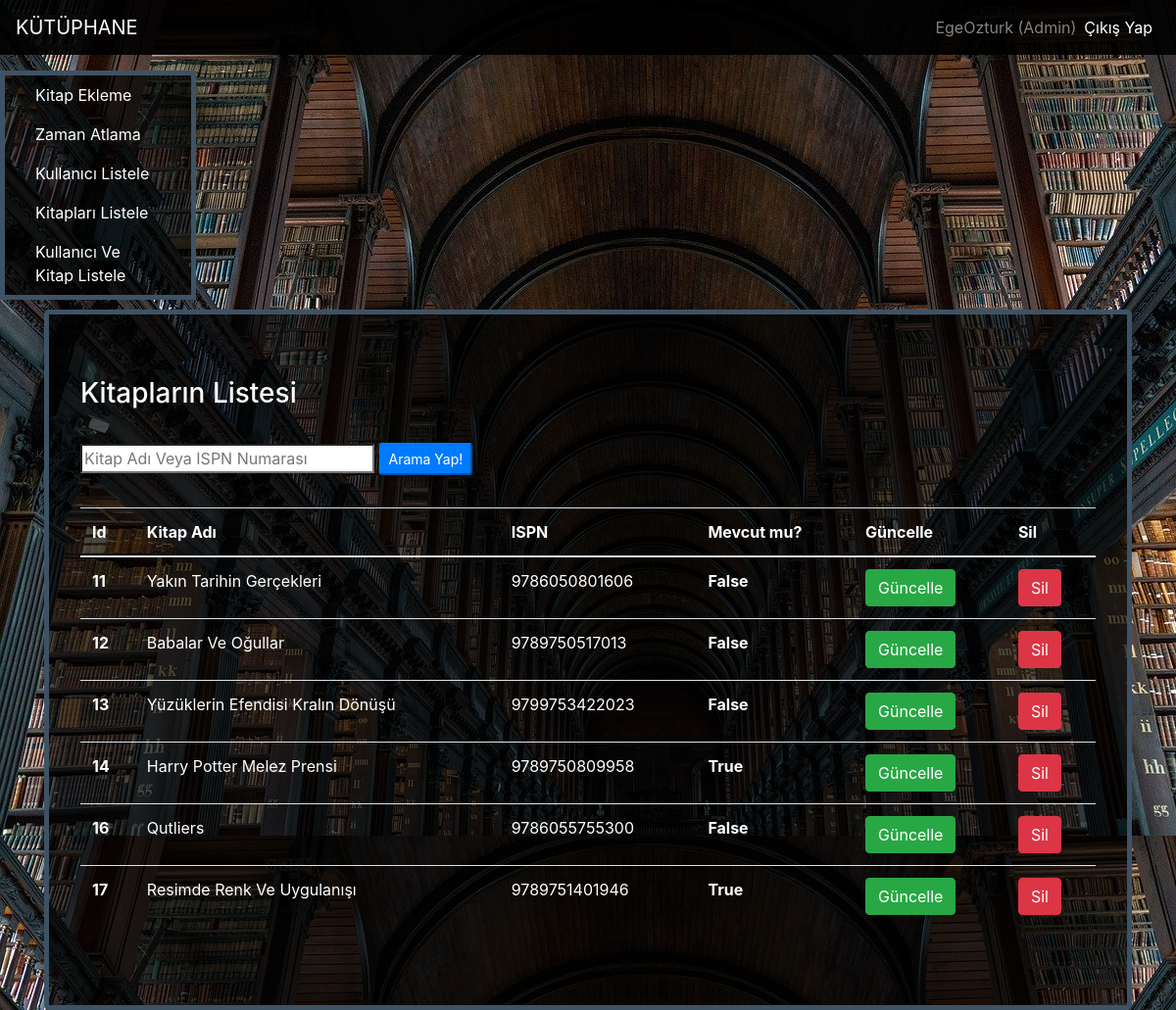
Page /books/listbooks/ (signed in) on the committed database.
### books/models.py (models this page shows, shortened)
class Books(models.Model):
    bookname = models.CharField(max_length=50,verbose_name="Kitap Adı")
    ISPN = models.CharField(max_length=13,verbose_name="ISPN Numarası")
    status = models.BooleanField(verbose_name="Mevcut mu?")
    image = models.FileField(verbose_name="Fotograf")

### books/views.py (the view)
# urls.py: path('listbooks/',views.listbooks,name="listbooks"),
@login_required(login_url="user:login")
def listbooks(request):
    keyword = request.GET.get("keyword")
    if keyword:
        listbook = Books.objects.filter(Q(bookname__contains=keyword)|Q(ISPN__contains=keyword))
        context = {
            "listbook":listbook
        }
        return render(request,"listbooks.html",context)
    listbook =  Books.objects.all()
    return render(request,"listbooks.html", {"listbook":listbook})

### template/listbooks.html (shortened to what this page needs)
{% extends 'layout.html' %}
{%block body%}
{% load crispy_forms_tags %}
 <div class="jumbotron text-left">
      {% if request.user.is_superuser %}
      <h3>Kitapların Listesi</h3>
      <hr>
      {%elif control%}
      <h3>Kitap Al</h3>
      <hr>
      {%else%}
      <h3>Kitaplar</h3>
      <hr>
      {%endif%}
    {% if updateBook %}
        <form>
        {%csrf_token%}
        <input class="form input-sm form-control-borderless" name="keywordName" style="width:300px" type="search" placeholder="Kitap Adını Güncelleyiniz">
        <button class="btn-primary btn-sm" type="submit">Güncellemeyi Bitir</button>
        <hr>
        </form>
    {%else%}
        <form>
         <input class="form input-sm form-control-borderless" name="keyword" style="width:300px" type="search" placeholder="Kitap Adı Veya ISPN Numarası">
        <button class="btn-primary btn-sm" type="submit">Arama Yap!</button>
        <hr>
        </form>
  {%endif%}
     {% if listbook %}
   <table class="table table-white">
  <thead>
    <tr>
      <th scope="col">Id</th>
      <th scope="col">Kitap Adı</th>
      <th scope="col">ISPN</th>
      <th scope="col">Mevcut mu?</th>
      {% if request.user.is_superuser %}
        <th scope="col">Güncelle</th>
        <th scope="col">Sil</th>
      {% else %}
      {% if control %}
        <th scope="col">Kitabı Al</th>
      {%endif%}
      {%endif%}
    </tr>
  </thead>
  <tbody>
    {% for lstbook  in  listbook %}
      <tr>
        <th scope="row">{{lstbook.id}}</th>
        <td>{{lstbook.bookname}}</td>
        <td>{{lstbook.ISPN}}</td>
        <th>{{lstbook.status}}</th>
        {% if request.user.is_superuser %}
        <td><a href = "/books/update/{{lstbook.id}} " class= "btn btn-success">Güncelle</a></td>
        <td><a href = "/books/delete/{{lstbook.id}}" class = "btn btn-danger">Sil</a></td>
        {% else %}
          {% if control %}
            <td><a href = "/borrowbook/takenbook/{{lstbook.id}}/{{request.user.id}}" class = "btn btn-success">Kitabı Al</a></td>
          {%endif%}
        {%endif%}
      </tr>
    {% endfor %}
  </tbody>
</table>
{%else%}
        <div class = "alert alert-info">
            Kitap Bulunamadı...
        </div>
{%endif%}
      </div>
{% endblock body%}

### template/layout.html (shortened to what this page needs)
<!DOCTYPE html>
{%load static%}
{%load icon %}
<html lang="en">
<head>
    <link rel="stylesheet" href="{% static 'css/bootstrap.min.css' %}">
</head>
<body style="background-image: url('/static/library2.jpg');">
    {% include "includes/navbar.html" %}
    {% include "includes/sidebar.html" %}
    <div class = "container">
        {%block body%}
        {% endblock body%}
    </div>
</body>
</html>

### template/includes/navbar.html (shortened to what this page needs)
{% load icon %}
 <nav class="navbar navbar-expand-md navbar-dark fixed-top" style="background-color:rgba(0,0,0,0.9)">
      <a class="navbar-brand" href="/">
      KÜTÜPHANE</a>
      <div class="collapse navbar-collapse" id="navbarCollapse">
        <ul class="navbar-nav ml-auto">
        {% if request.user.is_authenticated%}
            {% if request.user.is_superuser %}
                <span class="navbar-text">
                  {% icon "user" class="css-class" height="15" width="15" %} {{request.user.username}} (Admin)
                </span>
            {%else%}
               <span class="navbar-text">
                  {% icon "user" class="css-class" height="15" width="15" %} {{request.user.username}}
               </span>
            {%endif%}
          <li class="nav-item active">
            <a  class="nav-link" href="/user/logout/">Çıkış Yap</a>
          </li>
        {%endif%}
        </ul>
      </div>
    </nav>

### template/includes/sidebar.html (shortened to what this page needs)
    {% if request.user.is_authenticated %}
    {% load icon %}
    <br><br><br>
    <div class="container-fluid">
      <div class="row">
        <nav class="col-md-2 d-none d-md-block sidebar" style="background-color:rgba(0,0,0,0.7)">
          <div class="sidebar-sticky">
            <ul class="nav flex-column">
            {% if request.user.is_superuser %}
              <li class="nav-item">
                <a class="nav-link active" href="/books/addbook/" style='color:white;'>
                  Kitap Ekleme
                </a>
              </li>
              <li class="nav-item">
                <a class="nav-link active" href="/borrowbook/timelapse/" style='color:white;'>
                  Zaman Atlama
                </a>
              </li>
              <li class="nav-item">
                <a class="nav-link active" href="/user/listuser/{{request.user.id}}" style='color:white;'>
                  Kullanıcı Listele
                </a>
              </li>
              <li class="nav-item">
                <a class="nav-link active" href="/books/listbooks/" style='color:white;'>
                  Kitapları Listele
                </a>
              </li>
              <li class="nav-item">
                <a class="nav-link active" href="/borrowbook/list/" style='color:white;'>
                  Kullanıcı Ve Kitap Listele
                </a>
              </li>
            {%endif%}
            </ul>
          </div>
        </nav>
        {% endif %}

### template/includes/sidebar.html (style rules this page uses)
.col-md-2 { border:5px solid #3E5265; }

### template/layout.html (style rules this page uses)
div.container { margin-top : 10px; }

### template/listbooks.html (style rules this page uses)
.jumbotron { background:rgba(0,0,0,0.7); color:white; border:5px solid #3E5265; margin: 0 auto }

### rows in the picture
Books: id "11", bookname "Yakın Tarihin Gerçekleri", ISPN "9786050801606", status "False"
Books: id "12", bookname "Babalar Ve Oğullar", ISPN "9789750517013", status "False"
Books: id "13", bookname "Yüzüklerin Efendisi Kralın Dönüşü", ISPN "9799753422023", status "False"
Books: id "14", bookname "Harry Potter Melez Prensi", ISPN "9789750809958", status "True"
Books: id "16", bookname "Qutliers", ISPN "9786055755300", status "False"
Books: id "17", bookname "Resimde Renk Ve Uygulanışı", ISPN "9789751401946", status "True"

### other values in the picture
{{ request.user.username }} "EgeOzturk"
